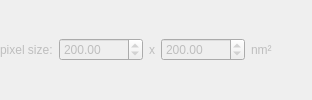
          <widget class="QWidget" name="horizontalWidget" native="true">
           <property name="enabled">
            <bool>false</bool>
           </property>
           <layout class="QHBoxLayout" name="horizontalLayout_17">
            <property name="margin">
             <number>0</number>
            </property>
            <item>
             <widget class="QLabel" name="label_11">
              <property name="toolTip">
               <string>Here you can overwrite/set the camera pixel size (in the image plane!), if your meta-data is not readable or available.</string>
              </property>
              <property name="text">
               <string>pixel size:</string>
              </property>
             </widget>
            </item>
            <item>
             <widget class="QDoubleSpinBox" name="spinPixelWidth">
              <property name="toolTip">
               <string>Here you can overwrite/set the camera pixel size (in the image plane!), if your meta-data is not readable or available.</string>
              </property>
              <property name="minimum">
               <double>0.100000000000000</double>
              </property>
              <property name="maximum">
               <double>1000000.000000000000000</double>
              </property>
              <property name="value">
               <double>200.000000000000000</double>
              </property>
             </widget>
            </item>
            <item>
             <widget class="QLabel" name="label_42">
              <property name="toolTip">
               <string>Here you can overwrite/set the camera pixel size (in the image plane!), if your meta-data is not readable or available.</string>
              </property>
              <property name="text">
               <string>x</string>
              </property>
             </widget>
            </item>
            <item>
             <widget class="QDoubleSpinBox" name="spinPixelHeight">
              <property name="toolTip">
               <string>Here you can overwrite/set the camera pixel size (in the image plane!), if your meta-data is not readable or available.</string>
              </property>
              <property name="minimum">
               <double>0.100000000000000</double>
              </property>
              <property name="maximum">
               <double>1000000.000000000000000</double>
              </property>
              <property name="value">
               <double>200.000000000000000</double>
              </property>
             </widget>
            </item>
            <item>
             <widget class="QLabel" name="label_43">
              <property name="toolTip">
               <string>Here you can overwrite/set the camera pixel size (in the image plane!), if your meta-data is not readable or available.</string>
              </property>
              <property name="text">
               <string>nm²</string>
              </property>
             </widget>
            </item>
            <item>
             <spacer name="horizontalSpacer_20">
              <property name="orientation">
               <enum>Qt::Horizontal</enum>
              </property>
              <property name="sizeHint" stdset="0">
               <size>
                <width>40</width>
                <height>20</height>
               </size>
              </property>
             </spacer>
            </item>
           </layout>
          </widget>
